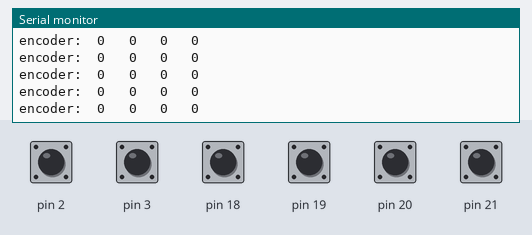
Bench run of a sketch on a simulated Arduino Mega 2560, built with avr-gcc and run on an emulated ATmega2560. Parts: the last lines printed to the serial monitor. Inputs (shaded band) come from the test bench; at power-on: pin 2, pin 3, pin 18–21 HIGH.

Above: at 1.2 s.
1.3 s: pin 3 pulled LOW for 0.15 s
At 2.4 s:
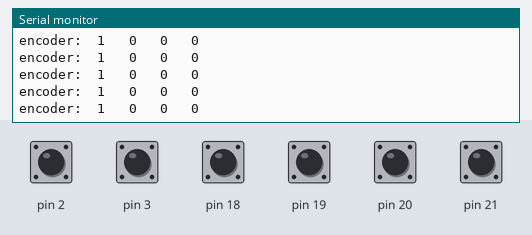
4.4 s: pin 20 pulled LOW for 0.15 s
At 5.2 s:
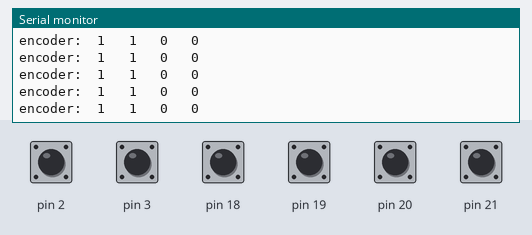
7.5 s: pin 21 pulled LOW for 0.15 s
At 8.1 s:
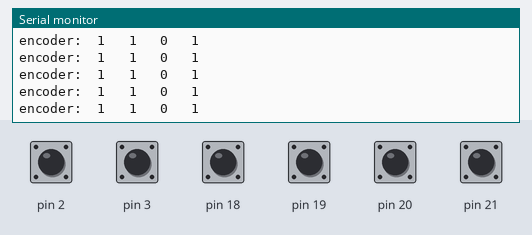
10.6 s: pin 3 pulled LOW for 1 s
At 11.7 s:
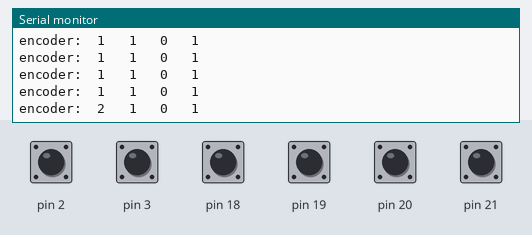
13.1 s: pin 20 pulled LOW for 1 s
15.6 s: pin 21 pulled LOW for 1 s
Timing chart, 0 to 18.6 s (numbered marks = the images above; inputs shaded):
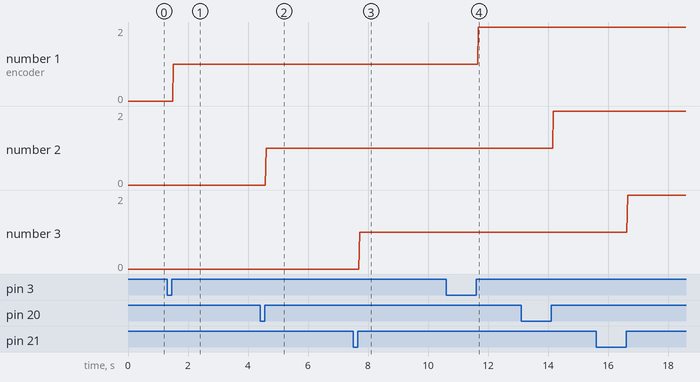

Measured:
- after the input at 1.3 s, the serial monitor: prints a new line after 0.22 s (image 1)
- after the input at 4.4 s, the serial monitor: prints a new line after 0.21 s (image 2)
- after the input at 7.5 s, the serial monitor: prints a new line after 0.22 s (image 3)
- after the input at 10.6 s, the serial monitor: prints a new line after 1.1 s (image 4)
- plotted number 1: 0 → 1 after the input at 1.3 s, 1 → 2 after the input at 10.6 s

The sketch:

avitra_encoders_final.ino
```cpp
#include <avr/io.h>
#include <avr/interrupt.h>


volatile int count1 = 0;
volatile int count2 = 0;
volatile int count3 = 0;
volatile int count4 = 0;

void setup() {

  sei();
  //port_init();
  Serial.begin(9600);
  ///////////////FOR ENCODER 1/////////////
  DDRE &= ~(1 << PE5);
  PORTE |= (1 << PE5);
  DDRE  &= ~(1 << PE4);
  PORTE |= (1 << PE4);
  EICRB |= (1 << ISC51) | (1 << ISC50); ////on rising
  //EIFR |= (1 << INTF1);
  EIMSK |= (1 << INT5);

/////////////////FOR ENCODER 2///////////////////////
  DDRD &= ~(1 << PD1);
  PORTD |= (1 << PD1);
  DDRD  &= ~(1 << PD3);
  PORTD |= (1 << PD3);
  EICRA |= (1 << ISC11) | (1 << ISC10); ////on rising
  //EIFR |= (1 << INTF1);
  EIMSK |= (1 << INT1);
//////////////////FOR ENCODER 3//////////////////////////
  DDRE &= ~(1 << PE6);
  PORTE |= (1 << PE6);
  DDRE  &= ~(1 << PE7);
  PORTE |= (1 << PE7);
  EICRB |= (1 << ISC61) | (1 << ISC60); ////on rising
  //EIFR |= (1 << INTF1);
  EIMSK |= (1 << INT6);
//////////////////FOR ENCODER 4//////////////////////////
  DDRD &= ~(1 << PD0);
  PORTD |= (1 << PD0);
  DDRD  &= ~(1 << PD2);
  PORTD |= (1 << PD2);
  EICRA |= (1 << ISC01) | (1 << ISC00); ////on rising
  //EIFR |= (1 << INTF1);
  EIMSK |= (1 << INT0);

}

void loop() {
 /*// Serial.println("1");
  //Serial.print("      ");
  Serial.print(count1);
 // Serial.println("2");
  Serial.print("      ");
  Serial.print(count2);
 // Serial.println("2");
  Serial.print("      ");
  Serial.print(count3);
  //Serial.println("2");
  Serial.print("      ");
  Serial.println(count4);
*/


Serial.print("encoder:\t");
  Serial.print(count1);
  Serial.print("   ");
  Serial.print(count2);
  Serial.print("   ");
  Serial.print(count3);
  Serial.print("   ");
  Serial.print(count4);
  Serial.println("   ");

}
//////////////INT FOR ENCODER 1///////////
ISR(INT5_vect) {
  if (bit_is_set(PINE, 4)) {
    count1++;
  }
  else {
    count1--;
  }
}
//////////////INT FOR ENCODER 2///////////////////////////
ISR(INT1_vect){
  if (bit_is_set(PIND, 3)) {
    count2++;
  }
  else {
    count2--;
  }
}
////////////////INT FOR ENCODER 3//////////////////////
ISR(INT6_vect) {
  if (bit_is_set(PINE, 7)) {
    count3++;
  }
  else {
    count3--;
  }
}
////////////////INT FOR ENCODER 4//////////////////////
ISR(INT0_vect) {
  if (bit_is_set(PIND, 2)) {
    count4++;
  }
  else {
    count4--;
  }
}
```
